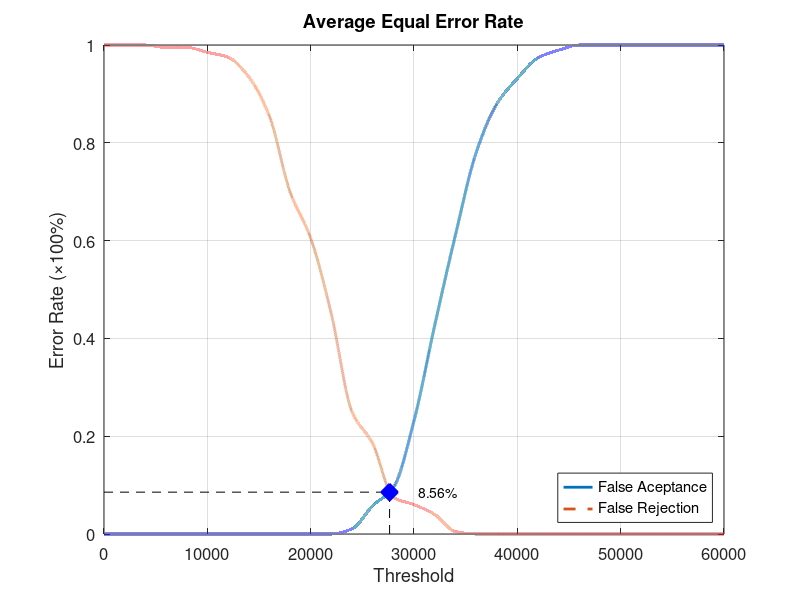
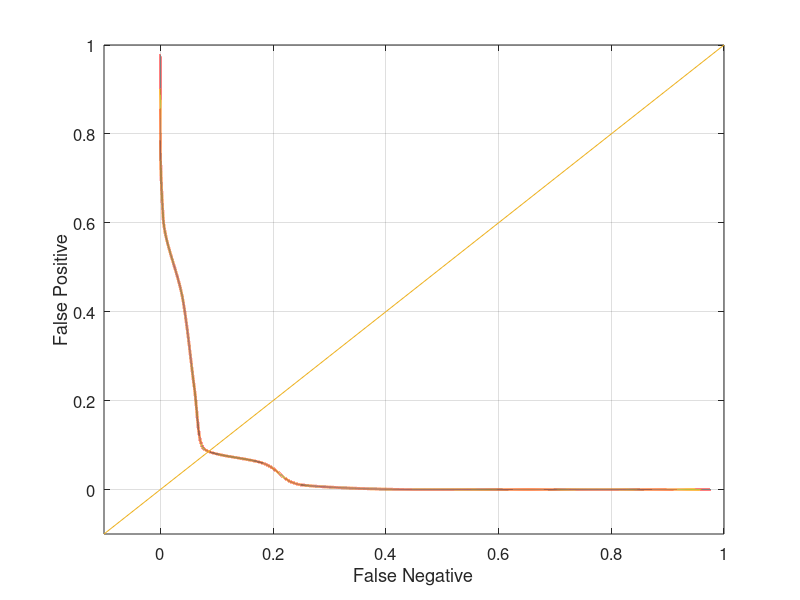

Write the MATLAB code that produced these figures, in order.
function yEER = Database2_2
close all;
clear;
clc;
x = 0:2000:60000;
xq = 0:0.5:60000;

y0 = [0 0 0 0 0 0 0 0 0 0 0 0 0.0105263 0.0578947 0.0947368 0.231579 0.426316 0.610526 0.778947 0.878947 0.931579 0.973684 0.989474 1 1 1 1 1 1 1 1];
yy0 = interp1(x, y0, xq, 'pchip');
y1 = [1 1 1 0.995 0.995 0.985 0.975 0.935 0.855 0.7 0.605 0.45 0.25 0.185 0.075 0.06 0.04 0.005 0 0 0 0 0 0 0 0 0 0 0 0 0];
yy1 = interp1(x, y1, xq, 'pchip');

% Calculating EER: 
y2 = abs(y0 - y1);
find(y2 == min(y2))
yy2 = abs(yy0 - yy1);
xEER = find(yy2 == min(yy2));
xEERIndex = xq(xEER) % X-axis EER
yEER = yy0(xEER) % Y-axis EER

main = figure
plot(xq, yy0,'-','LineWidth', 2);	hold on
plot(xq, yy1,'--','LineWidth', 2);	hold on
plot([xEERIndex xEERIndex], [0 yEER], 'k--');	hold on
plot([0 xEERIndex], [yEER yEER], 'k--');	hold on
plot(xEERIndex, yEER, 'bx', 'LineWidth', 10);	hold on
text(xEERIndex + 10 * xEERIndex / 100, yEER, [num2str(round((10000 * yEER)) / 100) '%'])
legend('False Aceptance', 'False Rejection', 'Location', 'SouthEast')
xlabel('Threshold')
ylabel('Error Rate (\times100%)')
title('Average Equal Error Rate')
set(gca, 'FontSize', 12)
axis([0 60000 0 1])
grid on

print(main, 'Database2_2Main', '-dpng');
FNRxFPR = figure('Color', [1 1 1]);
plot(yy1, yy0, '-', yy1, yy0, 'LineWidth', 2);
hold on
y = -0.1:0.1:1
plot(y, y); 
set(gca, 'FontSize', 12)
xlabel('False Negative')
ylabel('False Positive')
axis([-0.1 1 -0.1 1])
set(gca, 'FontSize', 12)
grid on

print(FNRxFPR, 'Database2_2FNRxFPR','-dpng');
end
